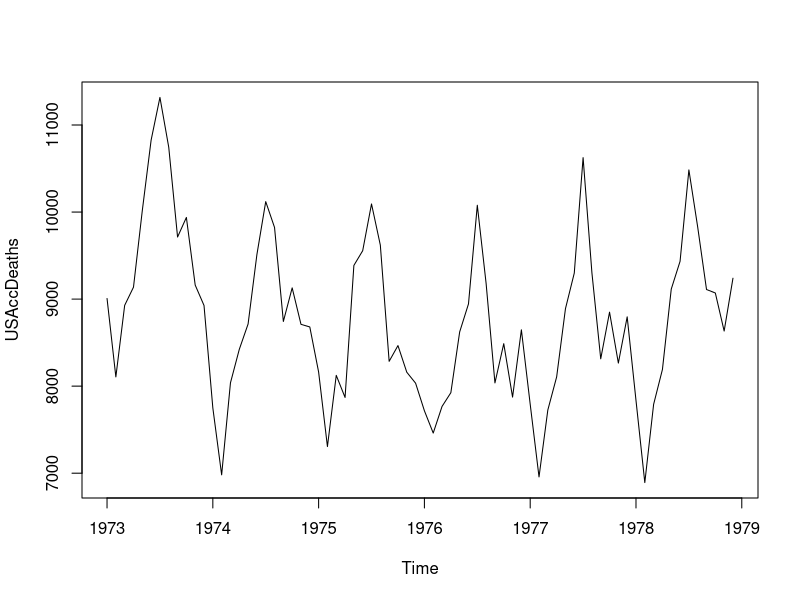
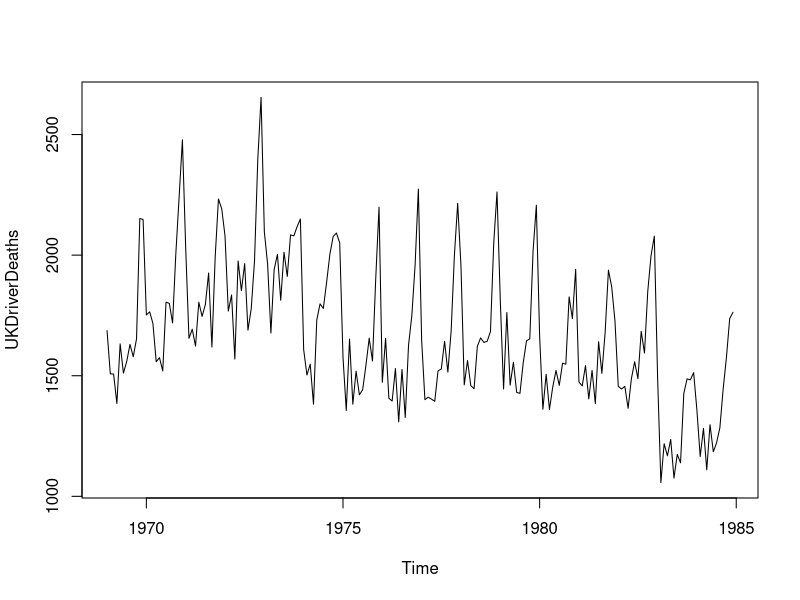
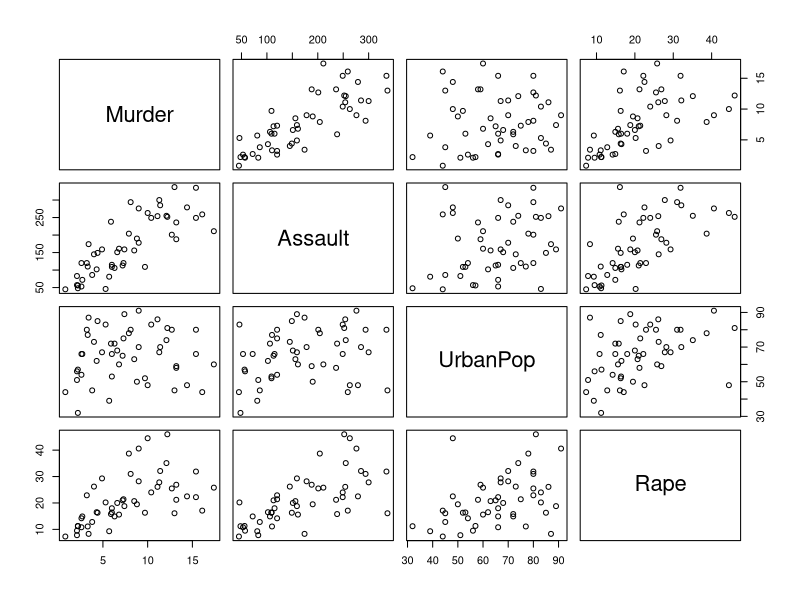
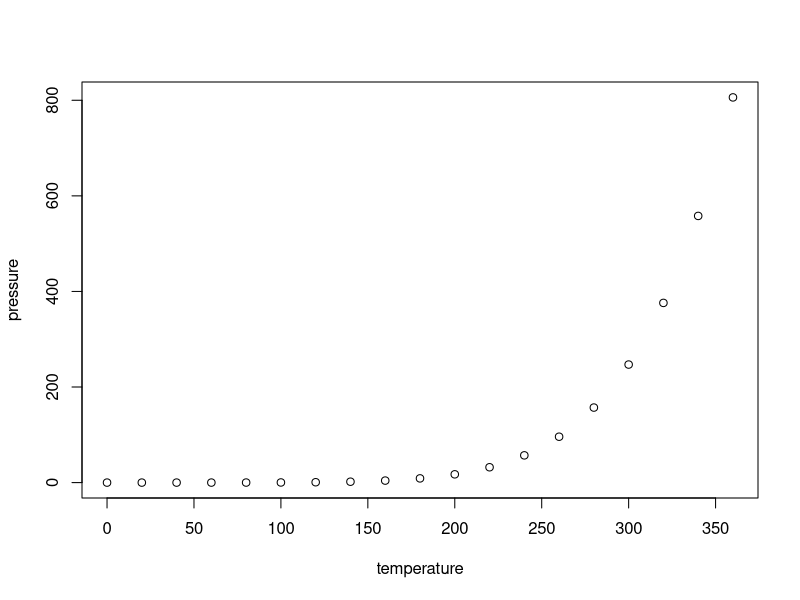

Reproduce these figures in R, in order.
## ---- chunk 1
knitr::opts_chunk$set(echo = TRUE)
## ---- chunk 2
plot(USAccDeaths)
plot(UKDriverDeaths)
plot(USArrests)

## ---- chunk 3
plot(pressure)
